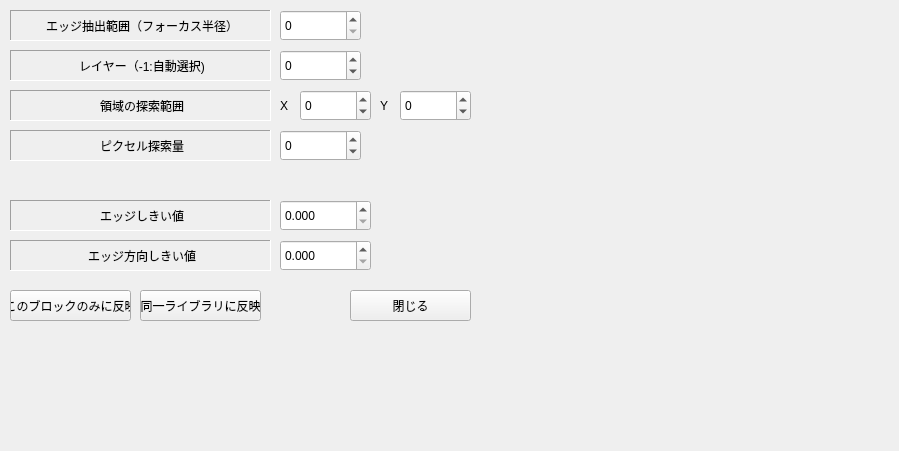
<?xml version="1.0" encoding="UTF-8"?>
<ui version="4.0">
 <class>EditEdgeMatchingForm</class>
 <widget class="QWidget" name="EditEdgeMatchingForm">
  <property name="geometry">
   <rect>
    <x>0</x>
    <y>0</y>
    <width>899</width>
    <height>451</height>
   </rect>
  </property>
  <property name="windowTitle">
   <string>Form</string>
  </property>
  <widget class="QLabel" name="label_13">
   <property name="geometry">
    <rect>
     <x>10</x>
     <y>130</y>
     <width>261</width>
     <height>31</height>
    </rect>
   </property>
   <property name="frameShape">
    <enum>QFrame::Panel</enum>
   </property>
   <property name="frameShadow">
    <enum>QFrame::Sunken</enum>
   </property>
   <property name="text">
    <string>ピクセル探索量</string>
   </property>
   <property name="alignment">
    <set>Qt::AlignCenter|Qt::AlignHCenter|Qt::AlignLeading|Qt::AlignLeft|Qt::AlignVCenter</set>
   </property>
  </widget>
  <widget class="QLabel" name="label_12">
   <property name="geometry">
    <rect>
     <x>10</x>
     <y>50</y>
     <width>261</width>
     <height>31</height>
    </rect>
   </property>
   <property name="frameShape">
    <enum>QFrame::Panel</enum>
   </property>
   <property name="frameShadow">
    <enum>QFrame::Sunken</enum>
   </property>
   <property name="text">
    <string>レイヤー（-1:自動選択)</string>
   </property>
   <property name="alignment">
    <set>Qt::AlignCenter|Qt::AlignHCenter|Qt::AlignLeading|Qt::AlignLeft|Qt::AlignVCenter</set>
   </property>
  </widget>
  <widget class="QSpinBox" name="EditSearchByPixel">
   <property name="geometry">
    <rect>
     <x>280</x>
     <y>130</y>
     <width>81</width>
     <height>31</height>
    </rect>
   </property>
   <property name="minimum">
    <number>-1</number>
   </property>
   <property name="maximum">
    <number>10000</number>
   </property>
  </widget>
  <widget class="QSpinBox" name="EditSearchDotY">
   <property name="geometry">
    <rect>
     <x>400</x>
     <y>90</y>
     <width>71</width>
     <height>31</height>
    </rect>
   </property>
   <property name="minimum">
    <number>-10000</number>
   </property>
   <property name="maximum">
    <number>10000</number>
   </property>
  </widget>
  <widget class="QSpinBox" name="EditFocusRadius">
   <property name="geometry">
    <rect>
     <x>280</x>
     <y>10</y>
     <width>81</width>
     <height>31</height>
    </rect>
   </property>
   <property name="maximum">
    <number>100000000</number>
   </property>
  </widget>
  <widget class="QLabel" name="label_65">
   <property name="geometry">
    <rect>
     <x>10</x>
     <y>240</y>
     <width>261</width>
     <height>31</height>
    </rect>
   </property>
   <property name="frameShape">
    <enum>QFrame::Panel</enum>
   </property>
   <property name="frameShadow">
    <enum>QFrame::Sunken</enum>
   </property>
   <property name="text">
    <string>エッジ方向しきい値</string>
   </property>
   <property name="alignment">
    <set>Qt::AlignCenter|Qt::AlignHCenter|Qt::AlignLeading|Qt::AlignLeft|Qt::AlignVCenter</set>
   </property>
  </widget>
  <widget class="QDoubleSpinBox" name="EditThresholdDirection">
   <property name="geometry">
    <rect>
     <x>280</x>
     <y>240</y>
     <width>91</width>
     <height>31</height>
    </rect>
   </property>
   <property name="decimals">
    <number>3</number>
   </property>
   <property name="maximum">
    <double>1.000000000000000</double>
   </property>
  </widget>
  <widget class="QLabel" name="label_64">
   <property name="geometry">
    <rect>
     <x>10</x>
     <y>200</y>
     <width>261</width>
     <height>31</height>
    </rect>
   </property>
   <property name="frameShape">
    <enum>QFrame::Panel</enum>
   </property>
   <property name="frameShadow">
    <enum>QFrame::Sunken</enum>
   </property>
   <property name="text">
    <string>エッジしきい値</string>
   </property>
   <property name="alignment">
    <set>Qt::AlignCenter|Qt::AlignHCenter|Qt::AlignLeading|Qt::AlignLeft|Qt::AlignVCenter</set>
   </property>
  </widget>
  <widget class="QSpinBox" name="EditLayer">
   <property name="geometry">
    <rect>
     <x>280</x>
     <y>50</y>
     <width>81</width>
     <height>31</height>
    </rect>
   </property>
   <property name="minimum">
    <number>-1</number>
   </property>
   <property name="maximum">
    <number>10000</number>
   </property>
  </widget>
  <widget class="QDoubleSpinBox" name="EditThresholdDiv">
   <property name="geometry">
    <rect>
     <x>280</x>
     <y>200</y>
     <width>91</width>
     <height>31</height>
    </rect>
   </property>
   <property name="decimals">
    <number>3</number>
   </property>
   <property name="maximum">
    <double>1.000000000000000</double>
   </property>
  </widget>
  <widget class="QSpinBox" name="EditSearchDotX">
   <property name="geometry">
    <rect>
     <x>300</x>
     <y>90</y>
     <width>71</width>
     <height>31</height>
    </rect>
   </property>
   <property name="minimum">
    <number>-10000</number>
   </property>
   <property name="maximum">
    <number>10000</number>
   </property>
  </widget>
  <widget class="QLabel" name="label">
   <property name="geometry">
    <rect>
     <x>280</x>
     <y>90</y>
     <width>16</width>
     <height>31</height>
    </rect>
   </property>
   <property name="text">
    <string>X</string>
   </property>
  </widget>
  <widget class="QLabel" name="label_10">
   <property name="geometry">
    <rect>
     <x>10</x>
     <y>10</y>
     <width>261</width>
     <height>31</height>
    </rect>
   </property>
   <property name="frameShape">
    <enum>QFrame::Panel</enum>
   </property>
   <property name="frameShadow">
    <enum>QFrame::Sunken</enum>
   </property>
   <property name="text">
    <string>エッジ抽出範囲（フォーカス半径）</string>
   </property>
   <property name="alignment">
    <set>Qt::AlignCenter|Qt::AlignHCenter|Qt::AlignLeading|Qt::AlignLeft|Qt::AlignVCenter</set>
   </property>
  </widget>
  <widget class="QLabel" name="label_2">
   <property name="geometry">
    <rect>
     <x>380</x>
     <y>90</y>
     <width>21</width>
     <height>31</height>
    </rect>
   </property>
   <property name="text">
    <string>Y</string>
   </property>
  </widget>
  <widget class="QLabel" name="label_11">
   <property name="geometry">
    <rect>
     <x>10</x>
     <y>90</y>
     <width>261</width>
     <height>31</height>
    </rect>
   </property>
   <property name="frameShape">
    <enum>QFrame::Panel</enum>
   </property>
   <property name="frameShadow">
    <enum>QFrame::Sunken</enum>
   </property>
   <property name="text">
    <string>領域の探索範囲</string>
   </property>
   <property name="alignment">
    <set>Qt::AlignCenter|Qt::AlignHCenter|Qt::AlignLeading|Qt::AlignLeft|Qt::AlignVCenter</set>
   </property>
  </widget>
  <widget class="QPushButton" name="pushButtonClose">
   <property name="geometry">
    <rect>
     <x>350</x>
     <y>290</y>
     <width>121</width>
     <height>31</height>
    </rect>
   </property>
   <property name="text">
    <string>閉じる</string>
   </property>
  </widget>
  <widget class="QPushButton" name="pushButtonReflectOnly">
   <property name="geometry">
    <rect>
     <x>10</x>
     <y>290</y>
     <width>121</width>
     <height>31</height>
    </rect>
   </property>
   <property name="text">
    <string>このブロックのみに反映</string>
   </property>
  </widget>
  <widget class="QPushButton" name="pushButtonReflectAll">
   <property name="geometry">
    <rect>
     <x>140</x>
     <y>290</y>
     <width>121</width>
     <height>31</height>
    </rect>
   </property>
   <property name="text">
    <string>同一ライブラリに反映</string>
   </property>
  </widget>
  <widget class="QLabel" name="labelAngleImage">
   <property name="geometry">
    <rect>
     <x>480</x>
     <y>30</y>
     <width>411</width>
     <height>411</height>
    </rect>
   </property>
   <property name="text">
    <string/>
   </property>
  </widget>
 </widget>
 <resources/>
 <connections/>
</ui>
